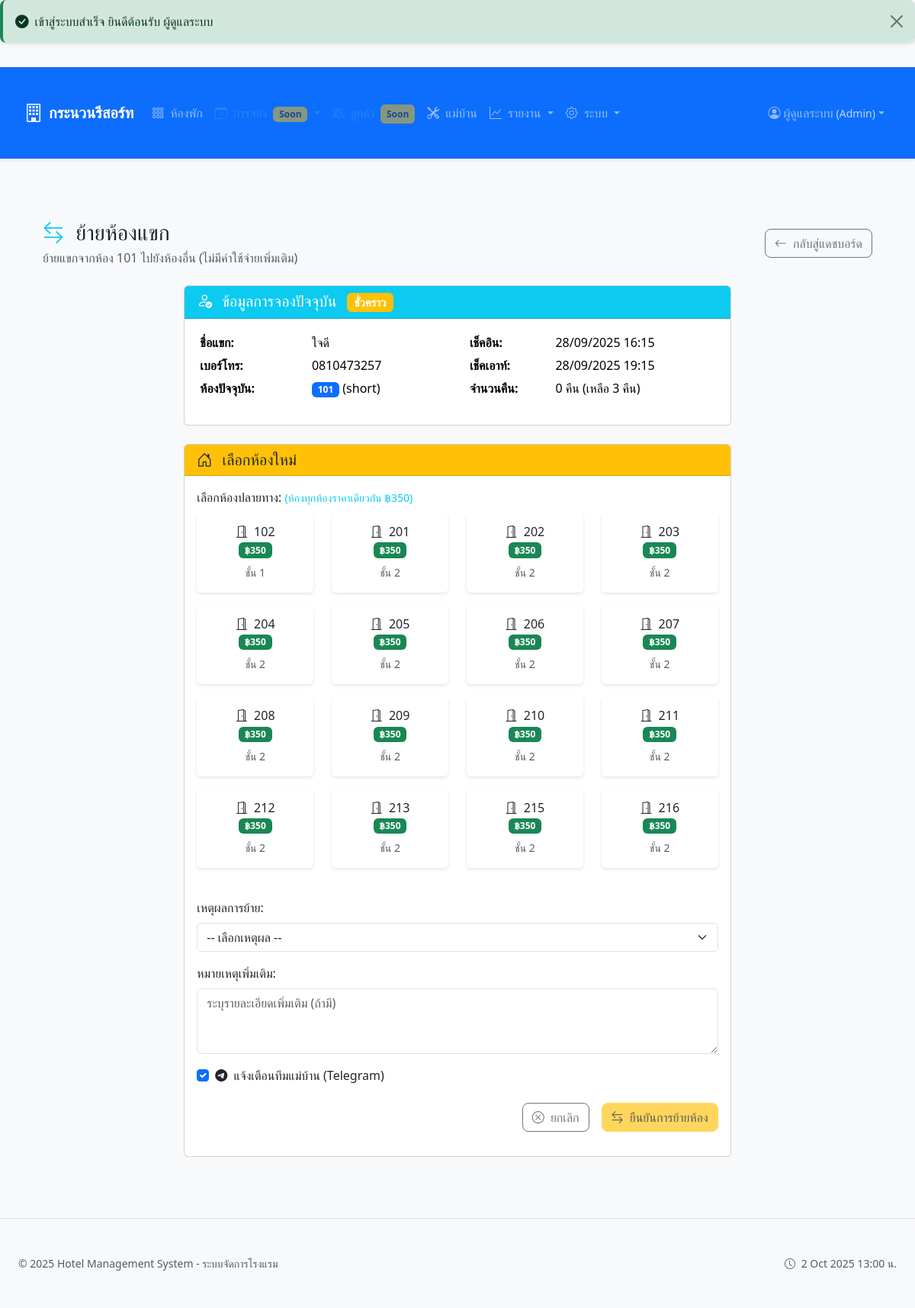
The app's page /rooms/transfer.php?room_id=1 (signed in) with its own data.
### tables this page shows
CREATE TABLE `hotel_settings` (
  `id` int(10) UNSIGNED NOT NULL,
  `setting_key` varchar(255) NOT NULL,
  `setting_value` text DEFAULT NULL,
  `setting_type` enum('text','number','boolean','json') DEFAULT 'text',
  `description` text DEFAULT NULL,
  `created_at` timestamp NOT NULL DEFAULT current_timestamp(),
  `updated_by` int(10) UNSIGNED DEFAULT NULL,
  `updated_at` timestamp NOT NULL DEFAULT current_timestamp() ON UPDATE current_timestamp()
);

CREATE TABLE `bookings` (
  `id` int(10) UNSIGNED NOT NULL,
  `booking_code` varchar(20) DEFAULT NULL,
  `room_id` int(10) UNSIGNED NOT NULL,
  `guest_name` varchar(255) NOT NULL,
  `guest_phone` varchar(20) DEFAULT NULL,
  `guest_id_number` varchar(20) DEFAULT NULL,
  `guest_count` int(11) DEFAULT 1,
  `plan_type` enum('short','overnight') NOT NULL,
  `status` enum('active','completed','cancelled') DEFAULT 'active',
  `transfer_count` int(11) DEFAULT 0,
  `checkin_at` timestamp NOT NULL DEFAULT current_timestamp(),
  `checkout_at` timestamp NULL DEFAULT NULL,
  `base_amount` decimal(10,2) DEFAULT 0.00,
  `extra_amount` decimal(10,2) DEFAULT 0.00,
  `total_amount` decimal(10,2) DEFAULT 0.00,
  `payment_method` enum('cash','card','transfer') DEFAULT 'cash',
  `payment_status` enum('pending','paid','partial') DEFAULT 'pending',
  `notes` text DEFAULT NULL,
  `created_by` int(10) UNSIGNED NOT NULL,
  `created_at` timestamp NOT NULL DEFAULT current_timestamp(),
  `updated_at` timestamp NOT NULL DEFAULT current_timestamp() ON UPDATE current_timestamp()
);

CREATE TABLE `rooms` (
  `id` int(10) UNSIGNED NOT NULL,
  `room_number` varchar(10) NOT NULL,
  `room_type` enum('short','overnight') NOT NULL DEFAULT 'short',
  `status` enum('available','occupied','cleaning','maintenance') NOT NULL DEFAULT 'available',
  `floor` int(11) DEFAULT 1,
  `max_occupancy` int(11) DEFAULT 2,
  `amenities` text DEFAULT NULL,
  `notes` text DEFAULT NULL,
  `created_at` timestamp NOT NULL DEFAULT current_timestamp(),
  `updated_at` timestamp NOT NULL DEFAULT current_timestamp() ON UPDATE current_timestamp(),
  `last_transfer_date` datetime DEFAULT NULL
);

### rooms/transfer.php (the view, shortened to what the rows shown need)
<?php
require_once __DIR__ . '/../config/db.php';
require_once __DIR__ . '/../includes/helpers.php';
require_once __DIR__ . '/../includes/auth.php';
require_once __DIR__ . '/../lib/transfer_engine.php';
$roomId = $_GET['room_id'] ?? null;
try {
    $transferEngine = new TransferEngine();
    $currentBooking = $transferEngine->getCurrentBooking($roomId);
    $availableRooms = $transferEngine->getAvailableRooms(
        $roomId,
        $currentBooking['checkin_at'],
        $currentBooking['checkout_at']
    );
} catch (Exception $e) {
    $error = $e->getMessage();
    error_log("Transfer error: " . $e->getMessage());
}
require_once __DIR__ . '/../templates/layout/header.php';
?>
<div class="container-fluid">
    <div class="row">
        <div class="col-12">
            <div class="d-flex justify-content-between align-items-center mb-4">
                <div>
                    <h1 class="h3 mb-1">
                        <i class="bi bi-arrow-left-right text-info me-2"></i>
                        ย้ายห้องแขก
                    </h1>
                    <p class="text-muted mb-0">ย้ายแขกจากห้อง <?php echo htmlspecialchars($currentBooking['room_number']); ?> ไปยังห้องอื่น (ไม่มีค่าใช้จ่ายเพิ่มเติม)</p>
                </div>
            </div>
            <div class="row">
                <div class="col-lg-8 mx-auto">
                    <div class="card mb-4">
                        <div class="card-body">
                            <div class="row">
                                <div class="col-md-6">
                                    <table class="table table-sm table-borderless">
                                        <tr>
                                            <td><strong>ชื่อแขก:</strong></td>
                                            <td><?php echo htmlspecialchars($currentBooking['guest_name']); ?></td>
                                        </tr>
                                        <tr>
                                            <td><strong>เบอร์โทร:</strong></td>
                                            <td><?php echo htmlspecialchars($currentBooking['guest_phone']); ?></td>
                                        </tr>
                                        <tr>
                                            <td><strong>ห้องปัจจุบัน:</strong></td>
                                            <td>
                                                <span class="badge bg-primary"><?php echo htmlspecialchars($currentBooking['room_number']); ?></span>
                                                (<?php echo htmlspecialchars($currentBooking['room_type']); ?>)
                                            </td>
                                        </tr>
                                    </table>
                                </div>
                                <div class="col-md-6">
                                    <table class="table table-sm table-borderless">
                                        <tr>
                                            <td><strong>เช็คอิน:</strong></td>
                                            <td><?php echo date('d/m/Y H:i', strtotime($currentBooking['checkin_at'])); ?></td>
                                        </tr>
                                        <tr>
                                            <td><strong>เช็คเอาท์:</strong></td>
                                            <td><?php echo date('d/m/Y H:i', strtotime($currentBooking['checkout_at'])); ?></td>
                                        </tr>
                                        <tr>
                                            <td><strong>จำนวนคืน:</strong></td>
                                            <td>
                                                <?php
                                                $checkIn = new DateTime($currentBooking['checkin_at']);
                                                $checkOut = new DateTime($currentBooking['checkout_at']);
                                                $totalNights = $checkOut->diff($checkIn)->days;
                                                $today = new DateTime();
                                                $remainingNights = $checkOut->diff($today)->days;
                                                echo "$totalNights คืน (เหลือ $remainingNights คืน)";
                                                ?>
                                            </td>
                                        </tr>
                                    </table>
                                </div>
                            </div>
                        </div>
                    </div>
                    <div class="card">
                        <div class="card-body">
                            <form method="POST" action="" id="transferForm">
                                <div class="mb-4">
                                    <div class="row" id="roomGrid">
                                        <?php if (empty($availableRooms)): ?>
                                            <div class="col-12">
                                                <div class="alert alert-warning">
                                                    <i class="bi bi-exclamation-triangle me-2"></i>
                                                    ไม่มีห้องว่างที่สามารถย้ายได้ในขณะนี้
                                                    <br><small>ทุกห้องมีการจองหรือไม่พร้อมใช้งาน</small>
                                                </div>
                                            </div>
                                        <?php else: ?>
                                            <?php foreach ($availableRooms as $room): ?>
                                                <div class="col-md-4 col-lg-3 mb-3">
                                                    <div class="card room-card h-100" style="cursor: pointer;"
                                                         data-room-id="<?php echo $room['id']; ?>"
                                                         data-room-number="<?php echo htmlspecialchars($room['room_number']); ?>"
                                                         data-room-type="<?php echo htmlspecialchars($room['room_type']); ?>"
                                                         data-room-rate="<?php echo $room['current_rate']; ?>">
                                                        <div class="card-body text-center p-3">
                                                            <h6 class="card-title mb-1">
                                                                <i class="bi bi-door-open me-1"></i>
                                                                <?php echo htmlspecialchars($room['room_number']); ?>
                                                            </h6>
                                                            <div class="badge bg-success mb-2">
                                                                ฿350
                                                            </div>
                                                            <div class="small text-muted">
                                                                ชั้น <?php echo $room['floor']; ?>
                                                            </div>
                                                        </div>
                                                    </div>
                                                </div>
                                            <?php endforeach; ?>
                                        <?php endif; ?>
                                    </div>
                                </div>
                            </form>
                        </div>
                    </div>
                </div>
            </div>
        </div>
    </div>
</div>
<?php require_once __DIR__ . '/../templates/layout/footer.php'; ?>

### templates/partials/navbar.php (shortened to what the rows shown need)
<?php
$currentUser = currentUser();
$isLoggedIn = isLoggedIn();
$userRole = $currentUser['role'] ?? null;
$currentRoute = $_GET['r'] ?? 'home';
$hotelName = 'Hotel Management';
try {
    if (function_exists('getDatabase')) {
        $pdo = getDatabase();
        $stmt = $pdo->query("SELECT setting_value FROM hotel_settings WHERE setting_key = 'hotel_name' LIMIT 1");
        $result = $stmt->fetch();
        if ($result && !empty($result['setting_value'])) {
            $hotelName = $result['setting_value'];
        }
    }
} catch (Exception $e) {
}
?>
<nav class="navbar navbar-expand-lg navbar-dark bg-primary sticky-top shadow-sm">
    <div class="container-fluid">
        <a class="navbar-brand d-flex align-items-center" href="<?php echo $GLOBALS['baseUrl'] ?? '/hotel-app'; ?>/?r=home">
            <i class="bi bi-building me-2 fs-4"></i>
            <span class="fw-bold d-none d-sm-inline"><?php echo htmlspecialchars($hotelName); ?></span>
        </a>
        <div class="collapse navbar-collapse" id="navbarMain">
            <?php if ($isLoggedIn): ?>
                <ul class="navbar-nav me-auto">
                    <li class="nav-item">
                        <a class="nav-link <?php echo str_starts_with($currentRoute, 'rooms') ? 'active' : ''; ?>"
                           href="<?php echo $GLOBALS['baseUrl']; ?>/?r=rooms.board">
                            <i class="bi bi-grid-3x3-gap me-1"></i>
                            <span>ห้องพัก</span>
                        </a>
                    </li>
                    <li class="nav-item dropdown">
                        <a class="nav-link dropdown-toggle disabled opacity-50"
                           href="#" id="navbarBookings" role="button" data-bs-toggle="dropdown" aria-expanded="false"
                           title="ฟีเจอร์นี้อยู่ระหว่างการพัฒนา">
                            <i class="bi bi-calendar-check me-1"></i>
                            <span>การจอง</span>
                            <small class="badge bg-warning text-dark ms-1">Soon</small>
                        </a>
                    </li>
                    <?php if (has_permission($userRole, ['reception', 'admin'])): ?>
                    <li class="nav-item">
                        <a class="nav-link disabled opacity-50"
                           href="#" title="ฟีเจอร์นี้อยู่ระหว่างการพัฒนา">
                            <i class="bi bi-people me-1"></i>
                            <span class="d-none d-md-inline">ลูกค้า</span>
                            <small class="badge bg-warning text-dark ms-1 d-none d-lg-inline">Soon</small>
                        </a>
                    </li>
                    <?php endif; ?>
                    <?php if (has_permission($userRole, ['housekeeping', 'admin'])): ?>
                    <li class="nav-item">
                        <a class="nav-link <?php echo str_starts_with($currentRoute, 'housekeeping') ? 'active' : ''; ?>"
                           href="<?php echo $GLOBALS['baseUrl']; ?>/?r=housekeeping.jobs">
                            <i class="bi bi-tools me-1"></i>
                            <span class="d-none d-lg-inline">แม่บ้าน</span>
                        </a>
                    </li>
                    <?php endif; ?>
                    <?php if (has_permission($userRole, ['reception', 'admin'])): ?>
                    <li class="nav-item dropdown">
                        <a class="nav-link dropdown-toggle <?php echo str_starts_with($currentRoute, 'reports') ? 'active' : ''; ?>"
                           href="#" id="navbarReports" role="button" data-bs-toggle="dropdown" aria-expanded="false">
                            <i class="bi bi-graph-up me-1"></i>
                            <span class="d-none d-lg-inline">รายงาน</span>
                        </a>
                    </li>
                    <?php endif; ?>
                    <?php if (has_permission($userRole, ['admin'])): ?>
                    <li class="nav-item dropdown">
                        <a class="nav-link dropdown-toggle <?php echo str_starts_with($currentRoute, 'admin') || str_starts_with($currentRoute, 'system') ? 'active' : ''; ?>"
                           href="#" id="navbarAdmin" role="button" data-bs-toggle="dropdown" aria-expanded="false">
                            <i class="bi bi-gear me-1"></i>
                            <span class="d-none d-xl-inline">ระบบ</span>
                        </a>
                    </li>
                    <?php endif; ?>
                </ul>
                <ul class="navbar-nav">
                    <li class="nav-item dropdown">
                        <a class="nav-link dropdown-toggle d-flex align-items-center" href="#" id="navbarUser" role="button" data-bs-toggle="dropdown" aria-expanded="false">
                            <i class="bi bi-person-circle me-1"></i>
                            <span class="d-none d-sm-inline">
                                <?php echo htmlspecialchars($currentUser['full_name'] ?? $currentUser['username']); ?>
                            </span>
                            <small class="text-light opacity-75 ms-1 d-none d-md-inline">
                                (<?php echo ucfirst($userRole); ?>)
                            </small>
                        </a>
                    </li>
                </ul>
            <?php endif; ?>
        </div>
    </div>
</nav>

### records on screen
hotel_settings: setting_value "กระนวนรีสอร์ท"
bookings: room.room_number "101", guest_name "ใจดี", guest_phone "0810473257", room.room_type "short", checkin_at "28/09/2025 16:15", checkout_at "28/09/2025 19:15", totalNights "0"
rooms: room_number "102", floor "1"
rooms: room_number "201", floor "2"
rooms: room_number "202", floor "2"
rooms: room_number "203", floor "2"
rooms: room_number "204", floor "2"
rooms: room_number "205", floor "2"
rooms: room_number "206", floor "2"
rooms: room_number "207", floor "2"
rooms: room_number "208", floor "2"
rooms: room_number "209", floor "2"
rooms: room_number "210", floor "2"
rooms: room_number "211", floor "2"
rooms: room_number "212", floor "2"
rooms: room_number "213", floor "2"
rooms: room_number "215", floor "2"
rooms: room_number "216", floor "2"

### other values on screen
$message "เข้าสู่ระบบสำเร็จ ยินดีต้อนรับ ผู้ดูแลระบบ"
$currentUser['full_name'] "ผู้ดูแลระบบ"
$userRole "Admin"
